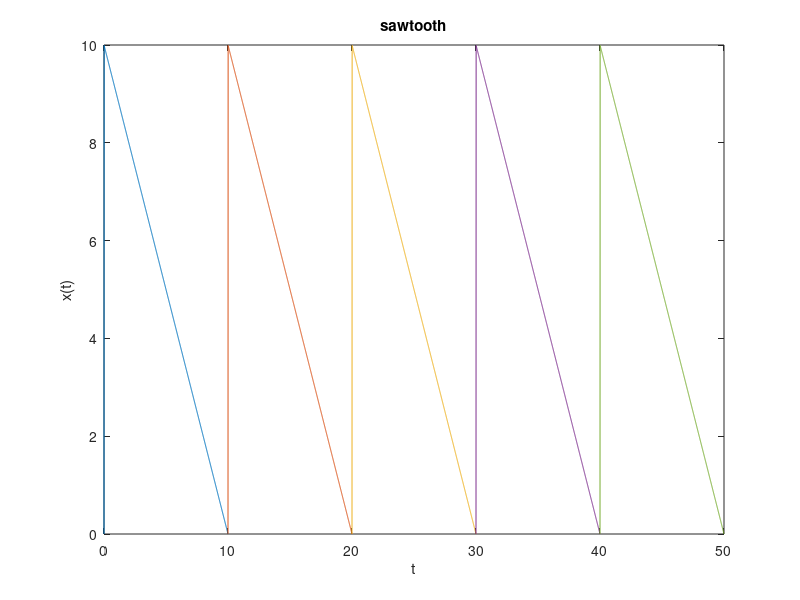

The MATLAB script that drew this image:
clc;
clear all;
N=input('enter no of cycles');
a=0;
for n=1:N
    t=0:0.01:10;
    x=[(t==0).*0+(t>0).*(10-t)];
    plot(t+a,x);
    a=a+10;
    hold on;
end
xlabel('t');
ylabel('x(t)');
title('sawtooth');




